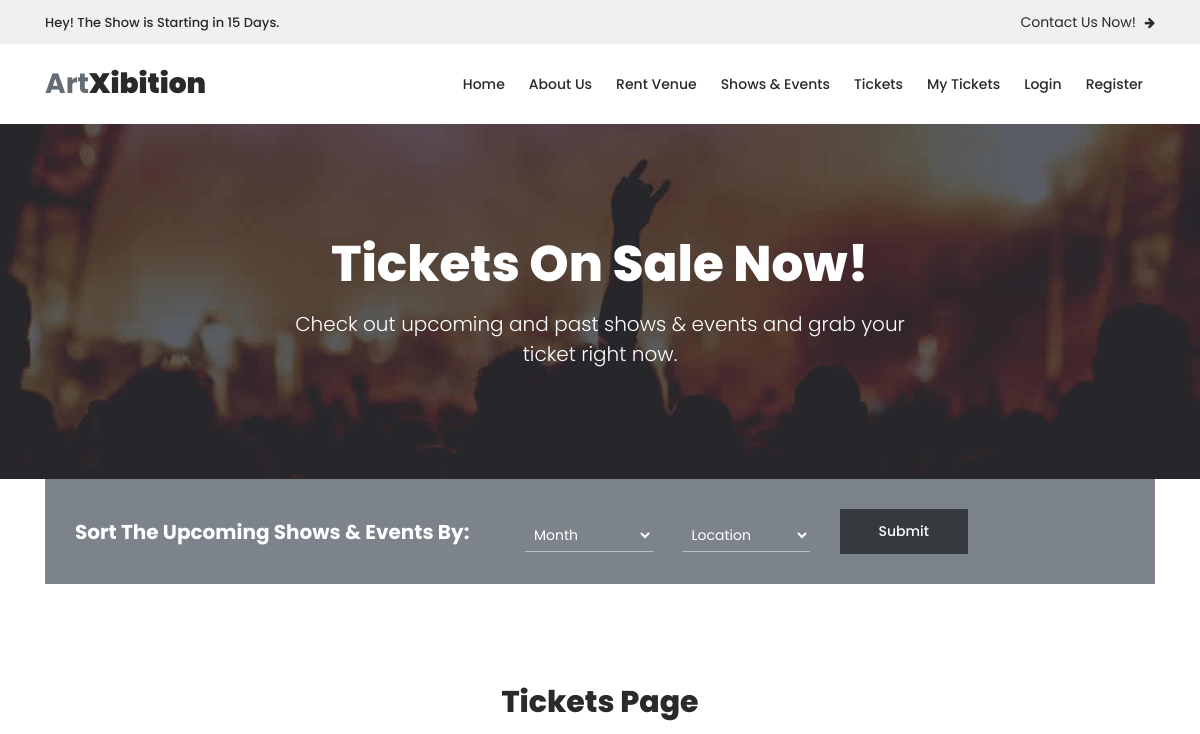
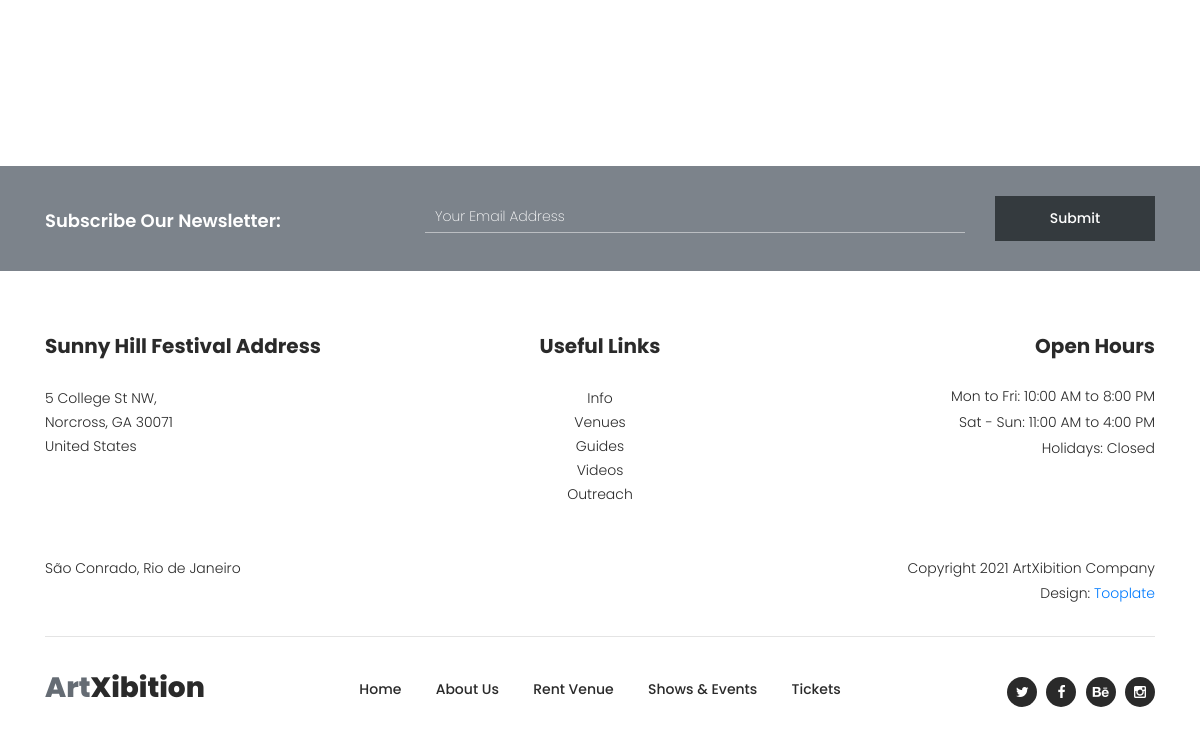
The app's page /tickets_filtered, older data (2 pictures, top to bottom).
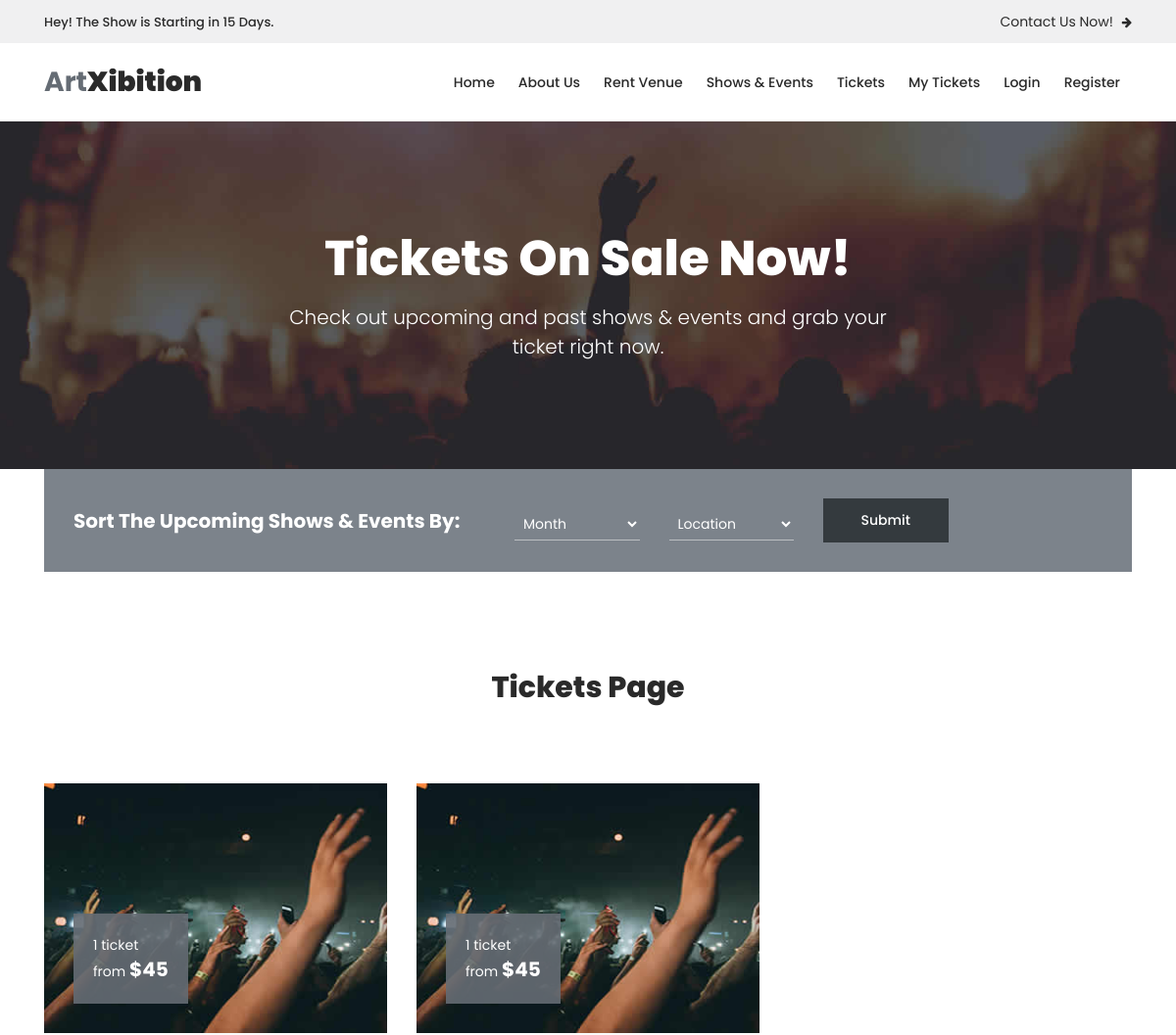
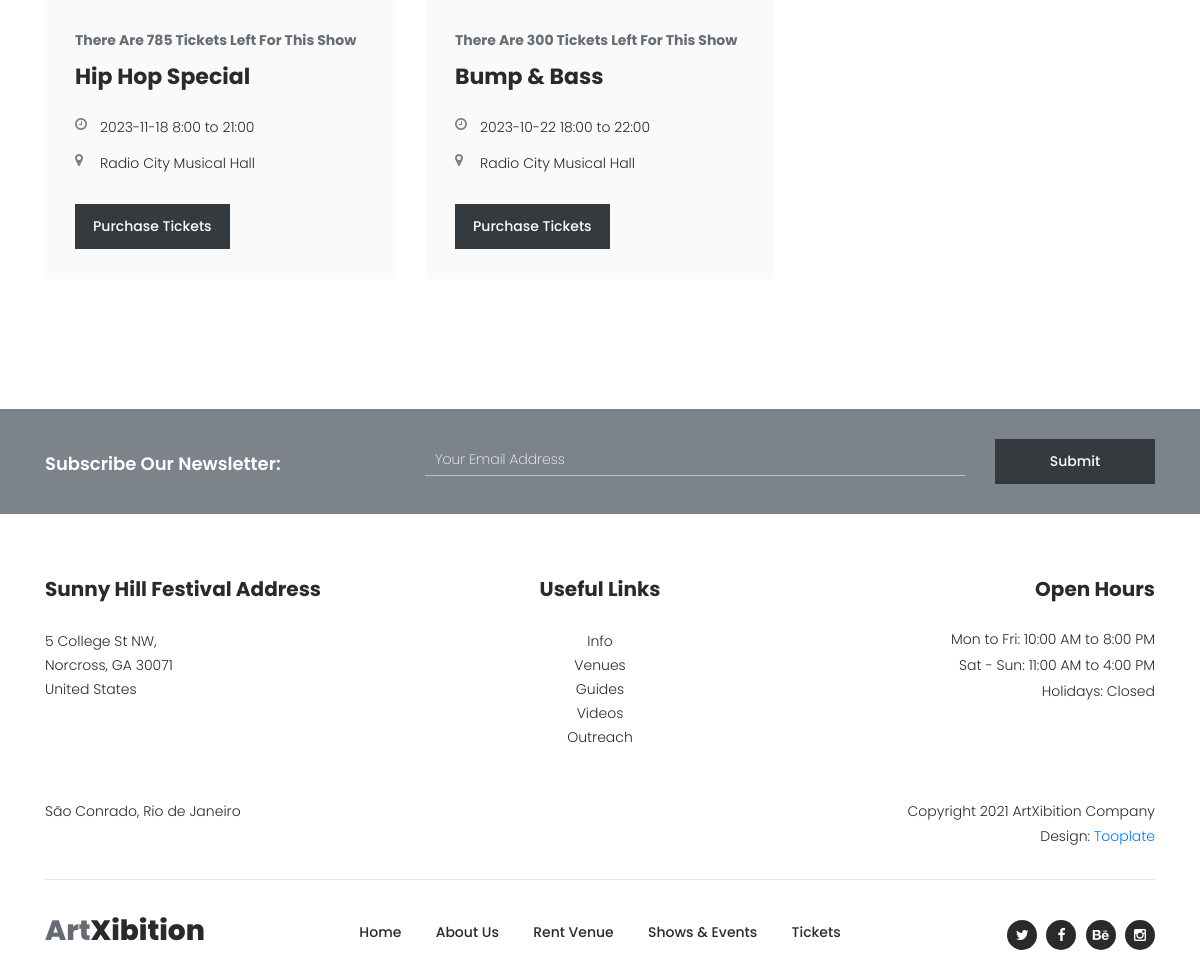
The same page, newer data (2 pictures, top to bottom).
### app/models.py (models this page shows)
    class Etkinlikler(db.Model):
        etkinlik_id = db.Column(db.Integer, primary_key=True)
        etkinlik_ad = db.Column(db.String(100),nullable=False)
        etkinlik_turu = db.Column(db.String(100),nullable=False)
        etkinlik_yeri = db.Column(db.String(100),nullable=False)
        etkinlik_tarih = db.Column(db.Date, nullable=False)
        etkinlik_baslangic_saati = db.Column(db.Integer, nullable=False)
        etkinlik_bitis_saati = db.Column(db.Integer, nullable=False)
        kapasite = db.Column(db.Integer, nullable=False)
        bilet_id = db.Column(db.Integer, nullable=False)
        users = db.relationship('User', secondary='user_etkinliks', back_populates='etkinliks')

### app/views.py (the view)
@app.route('/tickets_filtered', methods=['GET', 'POST'])
def tickets_filtered():
    if request.method == 'POST':
        selected_month = request.form.get('month')
        selected_location = request.form.get('location')
        print("Selected Month:", selected_month)
        print("Selected Location:", selected_location)
        events = Etkinlikler.query.all()
        if selected_month=='Month' or selected_month=='None':
            print("tarihsiz çalıştı")
            events = [event for event in events if event.etkinlik_yeri.strip() == selected_location.strip()]
        elif selected_location=='Location':
            print("lokasyonsuz çalıştı")
            events = [event for event in events if event.etkinlik_tarih.strftime('%B') == selected_month]
        else:
            if selected_month and selected_month.strip() != "" and selected_location and selected_location.strip() != "":
                events = [event for event in events if event.etkinlik_yeri.strip() ==
                           selected_location.strip() and event.etkinlik_tarih.strftime('%B') == selected_month.strip()]
            print("ikili çalıştı")
        return render_template('tickets.html', events=events)
    else:
        events = Etkinlikler.query.all()
        events = [event for event in events if event.etkinlik_yeri.strip() == 'Radio City Musical Hall']
        print("else çalıştı")
        return render_template('tickets.html', events=events)

### app/__init__.py (called while the page is built)
@app.before_request
def before_request():
    if "/admin" in request.url:
        if current_user.is_authenticated and current_user.is_admin:
            return None
        else:
            return redirect(url_for("auth.login"))

### app/templates/tickets.html (shortened to what this page needs)
{% extends 'base.html' %}
{%block content%}
    <div class="page-heading-shows-events">
        <div class="container">
            <div class="row">
                <div class="col-lg-12">
                    <h2>Tickets On Sale Now!</h2>
                    <span>Check out upcoming and past shows & events and grab your ticket right now.</span>
                </div>
            </div>
        </div>
    </div>
    <div class="tickets-page">
        <div class="container">
            <div class="row">
                <div class="col-lg-12">
                    <div class="search-box">
                        <form id="subscribe" action="{{ url_for('tickets_filtered') }}" method="POST">
                            <div class="row">
                                <div class="col-lg-5">
                                    <div class="search-heading">
                                        <h4>Sort The Upcoming Shows & Events By:</h4>
                                    </div>
                                </div>
                                <div class="col-lg-7">
                                    <div class="row">
                                        <div class="col-lg-3">
                                            <select name="month">
                                                <option value="Month">Month</option>
                                            </select>
                                        </div>
                                        <div class="col-lg-3">
                                            <select name="location">
                                                <option value="Location">Location</option>
                                            </select>
                                        </div>
                                        <div class="col-lg-3">
                                            <fieldset>
                                                <button type="submit" id="form-submit" class="main-dark-button">Submit</button>
                                            </fieldset>
                                        </div>
                                    </div>
                                </div>
                            </div>
                        </form>
                    </div>
                </div>
                <div class="col-lg-12">
                    <div class="heading">
                        <h2>Tickets Page</h2>
                    </div>
                </div>
                {% for event in events %}
                <div class="col-lg-4">
                    <div class="ticket-item">
                        <div class="thumb">
                            <img src="/static/assets/images/ticket-01.jpg" alt="">
                            <div class="price">
                                <span>1 ticket<br>from <em>${{event.bilet_id*45}}</em></span>
                            </div>
                        </div>
                        <div class="down-content">
                            <span>There Are {{event.kapasite}} Tickets Left For This Show</span>
                            <h4>{{event.etkinlik_ad}}</h4>
                            <ul>
                                <li><i class="fa fa-clock-o"></i> {{event.etkinlik_tarih}} {{event.etkinlik_baslangic_saati}}:00 to {{event.etkinlik_bitis_saati}}:00</li>
                                <li><i class="fa fa-map-marker"></i>{{event.etkinlik_yeri}}</li>
                            </ul>
                            <div class="main-dark-button">
                                <a href="#" onclick="purchaseTicketsDetails('{{ event.etkinlik_ad }}')">Purchase Tickets</a>
                            </div>
                        </div>
                    </div>
                </div>
                {% endfor %}
                </div>
        </div>
    </div>
    {%endblock%}

### app/templates/base.html (shortened to what this page needs)
<!DOCTYPE html>
<html lang="en">
  <head>
  <link rel="stylesheet" type="text/css" href="{{ url_for('static', filename='assets/css/bootstrap.min.css') }}">
  <link rel="stylesheet" type="text/css" href="{{ url_for('static', filename='assets/css/font-awesome.css') }}">
  <link rel="stylesheet" type="text/css" href="{{ url_for('static', filename='assets/css/owl-carousel.css') }}">
  <link rel="stylesheet" href="{{ url_for('static', filename='assets/css/tooplate-artxibition.css') }}">
    </head>
    <body>
    <div class="pre-header">
        <div class="container">
            <div class="row">
                <div class="col-lg-6 col-sm-6">
                    <span>Hey! The Show is Starting in 15 Days.</span>
                </div>
                <div class="col-lg-6 col-sm-6">
                    <div class="text-button">
                        <a href="rent-venue.html">Contact Us Now! <i class="fa fa-arrow-right"></i></a>
                    </div>
                </div>
            </div>
        </div>
    </div>
    <header class="header-area header-sticky">
        {% include "_navbar.html" %}
    </header>
    <main>
        {%block content%}
        {%endblock%}
    </main>
    <div class="subscribe">
        {% include "_subscribe.html" %}
    </div>
    <footer>
        {% include "_footer.html" %}
    </footer>
</body>
</html>

### app/templates/_navbar.html (shortened to what this page needs)
<div class="container">
    <div class="row">
        <div class="col-12">
            <nav class="main-nav">
                <a href="/" class="logo">Art<em>Xibition</em></a>
                <ul class="nav">
                    <li><a href="{{ url_for('index') }}">Home</a></li>
                    <li><a href="{{ url_for('about') }}">About Us</a></li>
                    <li><a href="{{ url_for('rent_venue') }}">Rent Venue</a></li>
                    <li><a href="{{ url_for('shows_events') }}">Shows & Events</a></li>
                    <li><a href="{{ url_for('tickets') }}">Tickets</a></li>
                    <li><a href="{{ url_for('my_tickets') }}">My Tickets</a></li>
                    {% if current_user.is_authenticated %}
                        {% if current_user.is_admin %}
                            <li class="nav-item">
                                <a href="{{ url_for('admin.index') }}">AdminPanel</a>
                            </li>
                        {% endif %}
                    <li class="nav-item">
                        <a href="{{ url_for('auth.logout') }}">Logout</a>
                    </li>
                    {% else %}
                    <li class="nav-item">
                        <a href="{{ url_for('auth.login') }}">Login</a>
                    </li>
                    <li class="nav-item">
                        <a href="{{ url_for('auth.register') }}">Register</a>
                    </li>
                    {% endif %}
                </ul>
            </nav>
        </div>
    </div>
</div>

### app/templates/_subscribe.html (shortened to what this page needs)
<div class="container">
    <div class="row">
        <div class="col-lg-4">
            <h4>Subscribe Our Newsletter:</h4>
        </div>
        <div class="col-lg-8">
          <form id="subscribe" action="{{ url_for('abone_form') }}" method="post">
                <div class="row">
                  <div class="col-lg-9">
                    <fieldset>
                      <input name="mail" type="text" id="email" pattern="[^ @]*@[^ @]*" placeholder="Your Email Address" required="">
                    </fieldset>
                  </div>
                  <div class="col-lg-3">
                    <fieldset>
                      <button type="submit" id="form-submit" class="main-dark-button">Submit</button>
                    </fieldset>
                  </div>
                </div>
            </form>
        </div>
    </div>
</div>

### app/templates/_footer.html
<div class="container">
    <div class="row">
        <div class="col-lg-4">
            <div class="address">
                <h4>Sunny Hill Festival Address</h4>
                <span>5 College St NW, <br>Norcross, GA 30071<br>United States</span>
            </div>
        </div>
        <div class="col-lg-4">
            <div class="links">
                <h4>Useful Links</h4>
                <ul>
                    <li><a href="#">Info</a></li>
                    <li><a href="#">Venues</a></li>
                    <li><a href="#">Guides</a></li>
                    <li><a href="#">Videos</a></li>
                    <li><a href="#">Outreach</a></li>
                </ul>
            </div>
        </div>
        <div class="col-lg-4">
            <div class="hours">
                <h4>Open Hours</h4>
                <ul>
                    <li>Mon to Fri: 10:00 AM to 8:00 PM</li>
                    <li>Sat - Sun: 11:00 AM to 4:00 PM</li>
                    <li>Holidays: Closed</li>
                </ul>
            </div>
        </div>
        <div class="col-lg-12">
            <div class="under-footer">
                <div class="row">
                    <div class="col-lg-6 col-sm-6">
                        <p>São Conrado, Rio de Janeiro</p>
                    </div>
                    <div class="col-lg-6 col-sm-6">
                        <p class="copyright">Copyright 2021 ArtXibition Company
                        <br>Design: <a rel="nofollow" href="https://www.tooplate.com" target="_parent">Tooplate</a></p>
                    </div>
                </div>
            </div>
        </div>
        <div class="col-lg-12">
            <div class="sub-footer">
                <div class="row">
                    <div class="col-lg-3">
                        <div class="logo"><span>Art<em>Xibition</em></span></div>
                    </div>
                    <div class="col-lg-6">
                        <div class="menu">
                            <ul>
                                <li><a href="{{ url_for('index') }}" class="active">Home</a></li>
                                <li><a href="{{ url_for('about') }}">About Us</a></li>
                                <li><a href="{{ url_for('rent_venue') }}">Rent Venue</a></li>
                                <li><a href="{{ url_for('shows_events') }}">Shows & Events</a></li>
                                <li><a href="{{ url_for('tickets') }}">Tickets</a></li>
                            </ul>
                        </div>
                    </div>
                    <div class="col-lg-3">
                        <div class="social-links">
                            <ul>
                                <li><a href="#"><i class="fa fa-twitter"></i></a></li>
                                <li><a href="#"><i class="fa fa-facebook"></i></a></li>
                                <li><a href="#"><i class="fa fa-behance"></i></a></li>
                                <li><a href="#"><i class="fa fa-instagram"></i></a></li>
                            </ul>
                        </div>
                    </div>
                </div>
            </div>
        </div>
    </div>
</div>

Row changes from the older to the newer data that the page shows:
added Etkinlikler: bilet_id "45", kapasite "785", etkinlik_ad "Hip Hop Special", etkinlik_tarih "2023-11-18", etkinlik_baslangic_saati "8", etkinlik_bitis_saati "21", etkinlik_yeri "Radio City Musical Hall"
added Etkinlikler: bilet_id "45", kapasite "300", etkinlik_ad "Bump & Bass", etkinlik_tarih "2023-10-22", etkinlik_baslangic_saati "18", etkinlik_bitis_saati "22", etkinlik_yeri "Radio City Musical Hall"
